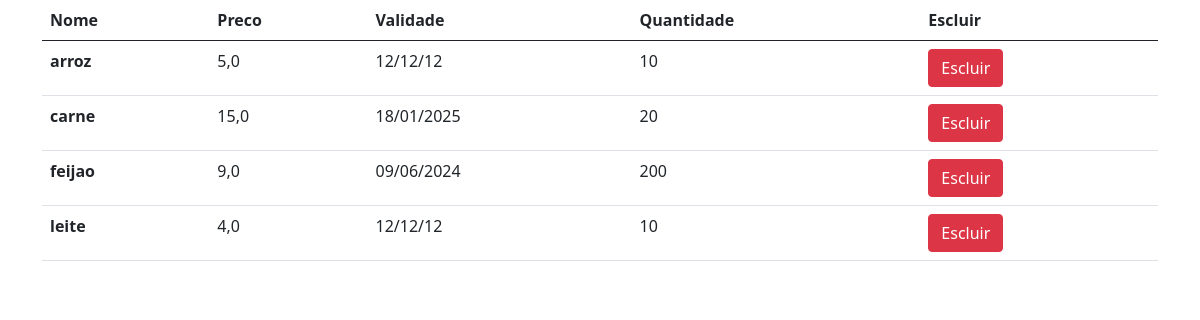
The app's page /estoque/listar_produtos/ with its own data.
### estoque/models.py (models this page shows)
class Produto(models.Model):
    nome = models.CharField(max_length=50)
    preco = models.FloatField()
    validade = models.CharField(max_length=10)
    quantidade = models.IntegerField()
    def __str__(self):
        return self.nome

### estoque/views.py (the view)
# urls.py: path('listar_produtos/', views.listar_produtos),
def listar_produtos(request):
    produtos = Produto.objects.all()
    print(produtos)
    return render(request, 'listar_produtos.html', {'produtos': produtos})

### estoque/templates/listar_produtos.html (shortened to what this page needs)
<!doctype html>
<html lang="en">
  <head>
    <link href="https://cdn.jsdelivr.net/npm/bootstrap@5.0.2/dist/css/bootstrap.min.css" rel="stylesheet">
  </head>
  <body>
    <div class="container">
        <table class="table">
            <thead>
                <tr>
                    <th scope="col">Nome</th>
                    <th scope="col">Preco</th>
                    <th scope="col">Validade</th>
                    <th scope="col">Quantidade</th>
                    <th scope="col">Escluir</th>
                </tr>
            </thead>
            <tbody>
                {% for p in produtos %}
                    <tr>
                        <th scope="row">{{p.nome}}</th>
                        <td>{{p.preco}}</td>
                        <td>{{p.validade}}</td>
                        <td>{{p.quantidade}}</td>
                        <td><a class="btn btn-danger" href="{% url 'deletar_produto' p.id %}">Escluir</a></td>
                    </tr>
                {% endfor  %}
            </tbody>
        </table>
    </div>
  </body>
</html>

### records on screen
Produto: nome "arroz", preco "5,0", validade "12/12/12", quantidade "10"
Produto: nome "carne", preco "15,0", validade "18/01/2025", quantidade "20"
Produto: nome "feijao", preco "9,0", validade "09/06/2024", quantidade "200"
Produto: nome "leite", preco "4,0", validade "12/12/12", quantidade "10"
